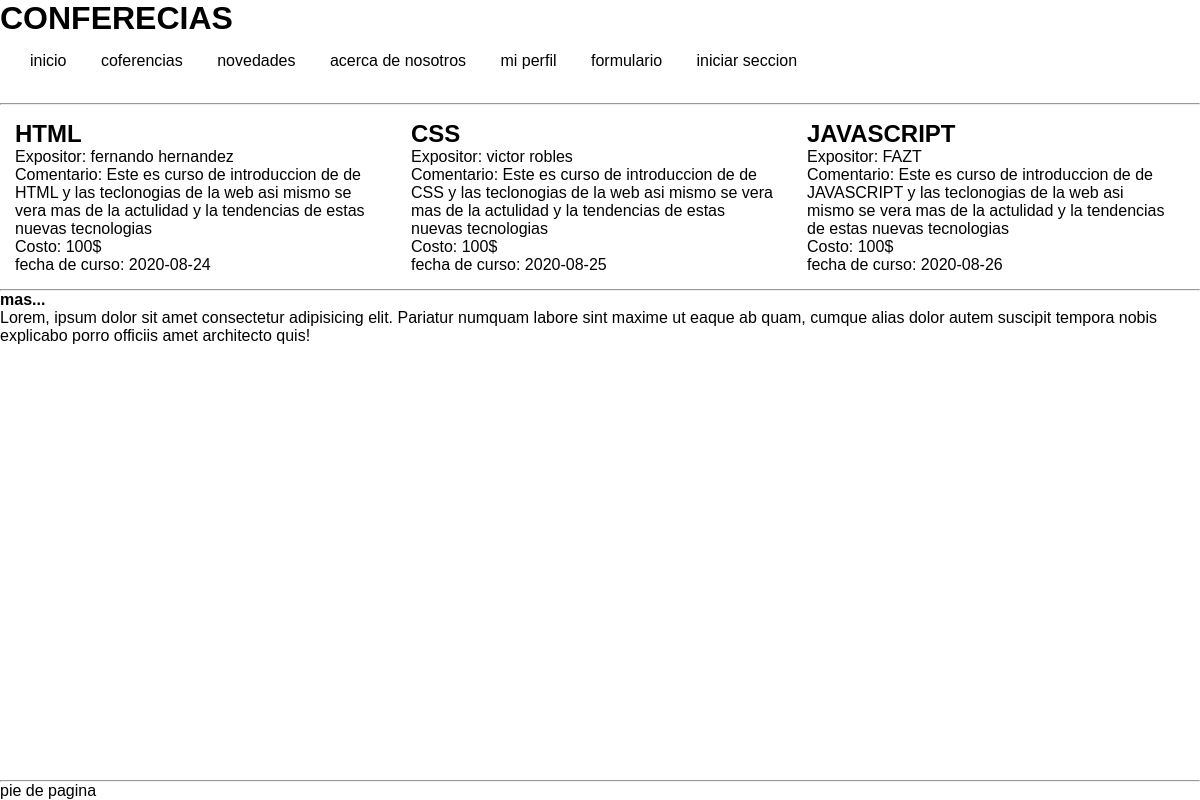
Screenshot of /index_.php with the database file from the repository.
### tables this page shows
CREATE TABLE IF NOT EXISTS `cursos` (
  `id_curso` int(11) NOT NULL AUTO_INCREMENT,
  `nombre_curso` varchar(25) NOT NULL,
  `expositor` varchar(35) NOT NULL,
  `comentario` mediumtext NOT NULL,
  `costo` int(11) NOT NULL,
  `cupos` int(11) NOT NULL,
  `fecha_curso` date NOT NULL,
  `reservas` int(11) NOT NULL,
  PRIMARY KEY (`id_curso`)
);

### index_.php (the view, shortened to what this page needs)
<?php
require_once 'conexion.php';
    $sql_cursos="SELECT id_curso,nombre_curso,expositor,comentario,costo,fecha_curso FROM cursos";
?>
<!DOCTYPE html>
<html lang="es">
<head>
    <link rel="stylesheet" href="style/style.css">
</head>
<body>
    <header>
        <h1>CONFERECIAS </h1>
        <nav id="navegacion" class="cabecera">
            <ul>
                <li><a class="lista" href="">inicio</a></li>
                <li><a class="lista" href="">coferencias</a></li>
                <li><a class="lista" href="">novedades</a></li>
                <li><a class="lista" href="">acerca de nosotros</a></li>
                <li><a class="lista" href="">mi perfil</a></li>
                <?php
                    if(isset($_SESSION['usuario'])){
                            ?>
                        <li>Bienvenid@<?php echo " ".$nombre." ".$apellido?></li>
                        <li><a class="lista" href="cerrar_session.php">cerrar seccion</a></li>
                <?php
                    }
                else{
                ?>
                    <li><a class="lista" href="formulario.php">formulario</a><br></li>
                    <li><a class="lista" href="registrar.php">iniciar seccion</a></li>
                <?php }?>
            </ul>
        </nav>
    </header>
    <br>
    <hr>
    <div id="contenido">
        <div>
            <?php
                $lista = mysqli_query($conn, $sql_cursos);
                while($respuesta = mysqli_fetch_assoc($lista)){
                    echo "<section>";
                    echo "<h1>".$respuesta['nombre_curso']."</h1>";
                    echo "<labe1>"."Expositor: ".$respuesta['expositor']."</labe1><br>";
                    echo "<labe1>"."Comentario: ".$respuesta['comentario']."</labe1><br>";
                    echo "<label>"."Costo: ".$respuesta['costo']."$"."</label><br>";
                    echo "<label>"."fecha de curso: ".$respuesta['fecha_curso']."</label><br>";
                    echo "</section>";
                }
            ?>
        </div>
    </div>
    <hr class="limpiador">
    <article id="barra_lateral">
        <h4>mas...</h4>
        <p>
            Lorem, ipsum dolor sit amet consectetur adipisicing elit. Pariatur numquam labore sint maxime ut eaque ab quam, cumque alias dolor autem suscipit tempora nobis explicabo porro officiis amet architecto quis!
        </p>
    </article>
    <footer id="pie_pagina">
        <hr>
        <label for="">pie de pagina</label>
    </footer>
</body>
</html>

### style/style.css (style rules this page uses)
* { margin:0;; padding:0px; font-family: sans-serif; box-sizing: border-box; }
a { text-decoration: none; }
section { display:inline-block; padding: 15px; width: 33%; }
nav { padding: 15px; }
li { display:inline-block; }
.lista { text-decoration: none; color: black; margin: 50px,50px !important; padding: 15px !important; }
footer { position: absolute; bottom: 0; width: 100%; }

### index_.php (style rules this page uses)
* { box-sizing: border-box; }
section { display:inline-block; padding: 15px; width: 33%; }
nav { padding: 15px; }
li { display:inline-block; }
.lista { text-decoration: none; color: black; margin: 50px,50px !important; padding: 15px !important; }
footer { position: absolute; bottom: 0; width: 100%; }

### rows the page displays
cursos: nombre_curso "HTML", expositor "fernando hernandez", comentario "Este es curso de introduccion de de HTML y las teclonogias de la web asi mismo se vera mas de la actulidad y la tendencias de estas nuevas tecnologias", costo "100", fecha_curso "2020-08-24"
cursos: nombre_curso "CSS", expositor "victor robles", comentario "Este es curso de introduccion de de CSS y las teclonogias de la web asi mismo se vera mas de la actulidad y la tendencias de estas nuevas tecnologias", costo "100", fecha_curso "2020-08-25"
cursos: nombre_curso "JAVASCRIPT", expositor "FAZT", comentario "Este es curso de introduccion de de JAVASCRIPT y las teclonogias de la web asi mismo se vera mas de la actulidad y la tendencias de estas nuevas tecnologias", costo "100", fecha_curso "2020-08-26"
